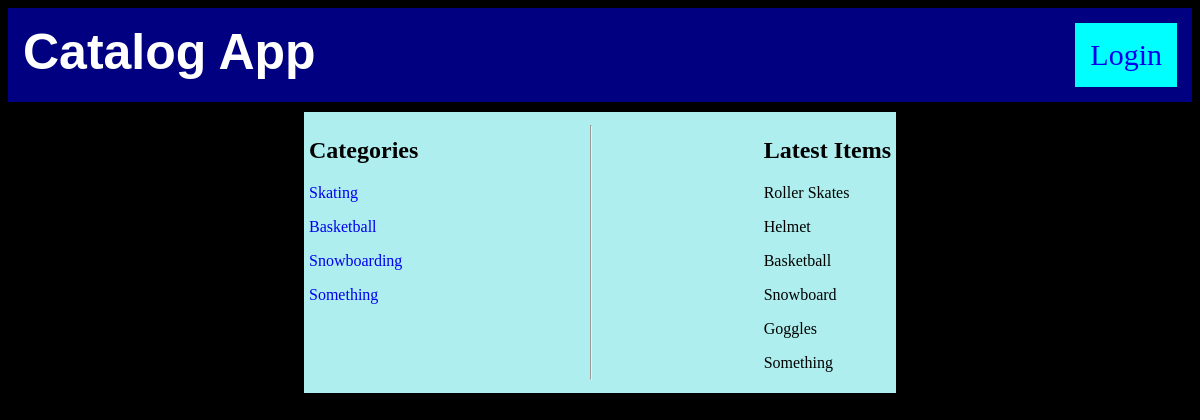
/catalog, run on the app's committed database.
### database_setup.py (models this page shows, shortened)
class Categories(Base):
    __tablename__ = 'categories'
    id = Column(Integer, primary_key=True)
    name = Column(String(20), nullable=False)
    user_id = Column(Integer, ForeignKey('user.id'))
    user = relationship(User)
    items = relationship('Item', cascade='all, delete-orphan')

class Item(Base):
    __tablename__ = 'items'
    id = Column(Integer, primary_key=True)
    name = Column(String(20), nullable=False)
    description = Column(String(500))
    categories_id = Column(Integer, ForeignKey('categories.id'))
    category = relationship(Categories)
    user_id = Column(Integer, ForeignKey('user.id'))
    user = relationship(User)

### project.py (the view)
@app.route('/')
@app.route('/catalog')
def showCatalog():
    if 'username' not in login_session:
        catalogs = session.query(Categories).all()
        items = session.query(Item).all()
        return render_template('publiccatalog.html', catalogs=catalogs,
                               items=items)
    else:
        catalogs = session.query(Categories).all()
        items = session.query(Item).all()
        return render_template('catalog.html', catalogs=catalogs, items=items)

### templates/publiccatalog.html (shortened to what this page needs)
<html>
   <head>
      <link rel=stylesheet type=text/css href="{{ url_for('static', filename='catalog.css') }}">
   </head>
   <body>
      <header>
         <h1>Catalog App</h1>
         <div class="login">
            {% if 'username' not in session %}
            <a href="{{url_for('showLogin')}}">Login</a>
            {% else %}
            <a href="{{url_for('gdisconnect')}}">Logout</a>
            {% endif %}
         </div>
      </header>
      <div class="middle">
      <div class="items">
         <div class="categories">
            <h2>Categories</h2>
            {% for catalog in catalogs %}
            <p>
               <a href="{{url_for('showItems',categories_id=catalog.id)}}">{{ catalog.name }}</a><br>
            </p>
            {% endfor %}
         </div>
         <hr>
         <div class="latestitems">
            <h2>Latest Items</h2>
            {% for item in items[:10] %}
            <p>{{ item.name }}</p>
            {% endfor %}
         </div>
      </div>
   </body>
</html>

### static/catalog.css (style rules this page uses)
header { display: flex; flex-flow: row; justify-content: space-between; background-color: navy; padding: 15px; }
body { background-color: black; }
h1 { color: white; margin: 0px; font-size: 50px; font-family: sans-serif; }
.login { padding: 15px; font-size: 30px; background-color: aqua; }
a { text-decoration: none; }
.middle { display: flex; flex-flow: row; padding: 10px; justify-content: center; }
.items { display: flex; flex-flow: row; justify-content: space-around; width: 50%; padding: 5px; background-color: paleturquoise; }

### data on the page
Categories: name "Skating"
Categories: name "Basketball"
Categories: name "Snowboarding"
Categories: name "Something"
Item: name "Roller Skates"
Item: name "Helmet"
Item: name "Basketball"
Item: name "Snowboard"
Item: name "Goggles"
Item: name "Something"
